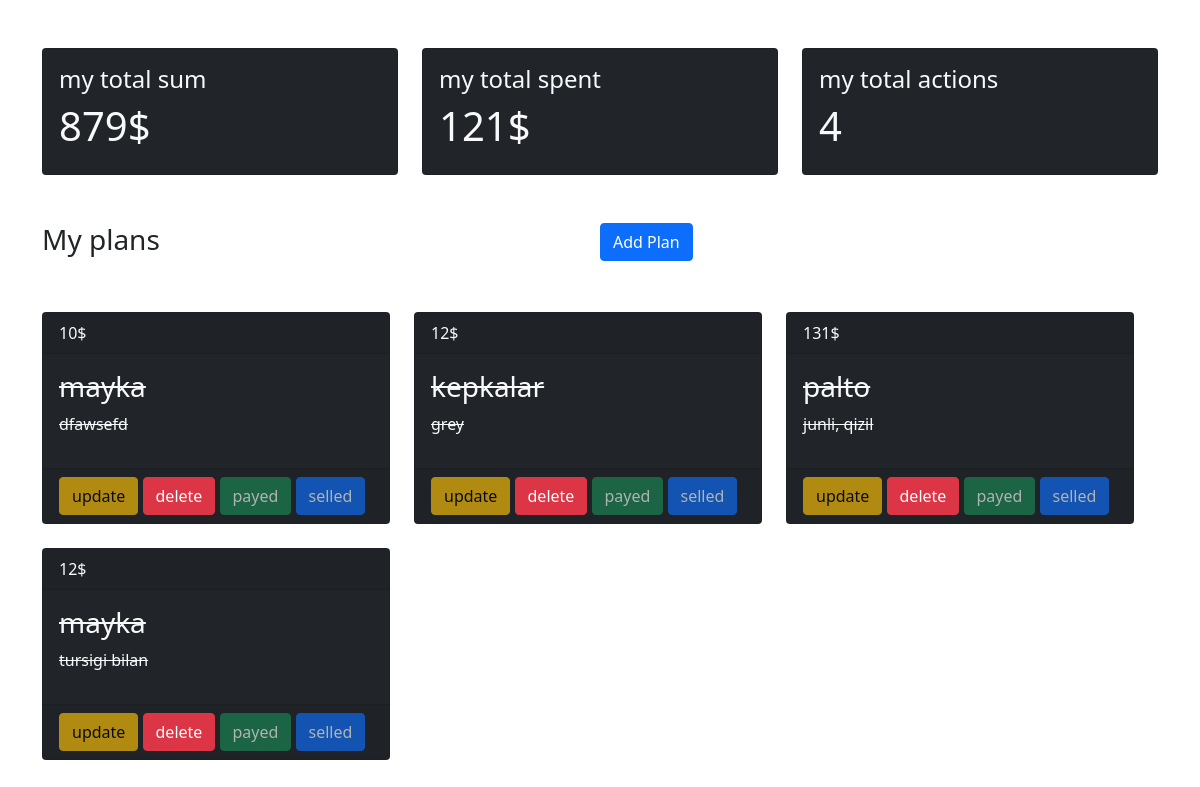
The page / on the database its author committed.
### main/models.py (models this page shows, shortened)
class MyBuget(models.Model):
    total = models.IntegerField('total',default=0)
    spent = models.IntegerField('spent',default=0)
    actions = models.IntegerField('actions',default=0)

class Plans(models.Model):
    name = models.CharField('name', max_length=150)
    comment = models.CharField('comment', max_length=450)
    spent = models.IntegerField('spent money')
    payed = models.BooleanField('payed/not payed',default=False)

### main/views.py (the view, shortened to what this page needs)
# urls.py: path("", HomeView.as_view(), name="home"),
class HomeView(View):
    def get(self, request):
        form = AddPlan(request.GET)
        plans = Plans.objects.all().order_by('-id')
        buget = MyBuget.objects.last()
        context = {
            'buget':buget,
            'form':form,
            'plans':plans,
        }
        return render(request, 'home.html', context)

### templates/home.html (shortened to what this page needs)
<!DOCTYPE html>
<html lang="en">
<head>
    <link href="https://cdn.jsdelivr.net/npm/bootstrap@5.0.2/dist/css/bootstrap.min.css" rel="stylesheet">
</head>
<body>
    <div class="container">
        <div class="row mt-5">
            <div class="col-md-4">
                <div class="card bg-dark text-light p-3">
                    <h4>my total sum</h4>
                    <h1>{{buget.total}}$</h1>
                </div>
            </div>
            <div class="col-md-4">
                <div class="card bg-dark text-light p-3">
                    <h4>my total spent</h4>
                    <h1>{{buget.spent}}$</h1>
                </div>
            </div>
            <div class="col-md-4">
                <div class="card bg-dark text-light p-3">
                    <h4>my total actions</h4>
                    <h1>{{buget.actions}}</h1>
                </div>
            </div>
            <div class="row mt-5">
                <h3 class="col-6">My plans</h3>
                <div class="col-6">
                    <button type="button" class="btn btn-primary" data-bs-toggle="modal" data-bs-target="#exampleModal">
                        Add Plan
                      </button>
                </div>
            </div>
            <div class="row mt-5">
                {% for p in plans %}
                <div class="col-md-4 mb-4">
                    <div class="card bg-dark text-light">
                        <div class="card-header">
                            {{p.spent}}$
                        </div>
                        <div class="card-body">
                            {% if p.payed == True %}
                            <del>
                                <h3>{{p.name}}</h3>
                                <p>{{p.comment}}</p>
                            </del>
                            {% else %}
                                <h3>{{p.name}}</h3>
                                <p>{{p.comment}}</p>
                            {% endif %}
                        </div>
                        <div class="card-footer">
                            {% if p.payed == False %}
                                <a href="{% url 'main:update' p.pk %}" class="btn btn-warning">update</a>
                                {% else %}
                                <a href="{% url 'main:update' p.pk %}" class="btn btn-warning disabled">update</a>
                            {% endif %}
                            <a href="{% url 'main:delete' p.pk %}" class="btn btn-danger">delete</a>
                            {% if p.payed == False %}
                                <a href="{% url 'main:pay' p.id %}" class="btn btn-success">pay</a>
                                {% else %}
                                <a href="#" class="btn btn-success disabled">payed</a>
                            {% endif %}
                            {% if p.payed == False %}
                                <a href="{% url 'main:sell' p.id %}" class="btn btn-primary">sell</a>
                                {% else %}
                                <a href="#" class="btn btn-primary disabled">selled</a>
                            {% endif %}
                        </div>
                    </div>
                </div>
                {% endfor %}
            </div>
        </div>
    </div>
</body>
</html>

### rows shown on the page
MyBuget: total "879", spent "121", actions "4"
Plans: spent "10", name "mayka", comment "dfawsefd", payed "update"
Plans: spent "12", name "kepkalar", comment "grey", payed "update"
Plans: spent "131", name "palto", comment "junli, qizil", payed "update"
Plans: spent "12", name "mayka", comment "tursigi bilan", payed "update"
